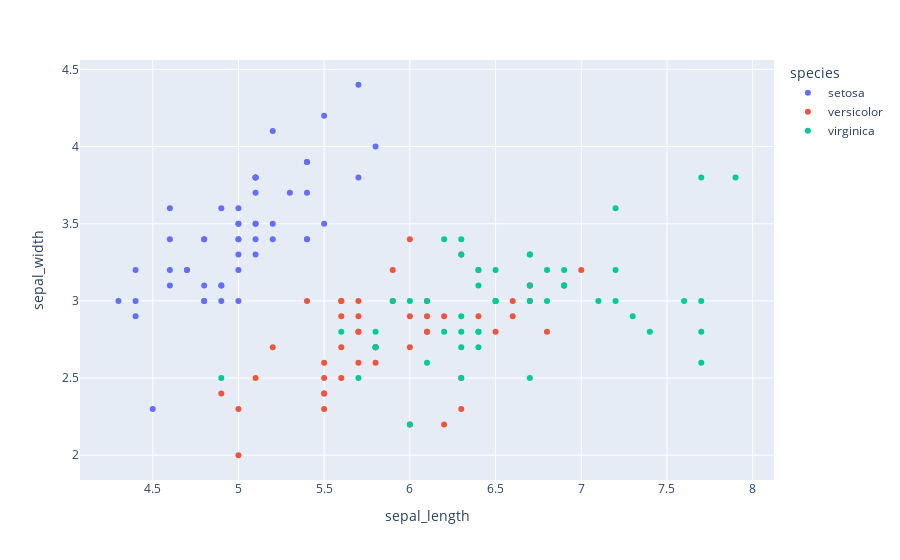

Notebook source saved alongside this figure:
### Markdown cell above
## **1. Scatter plot**

### Code cell
# scatter plot
from matplotlib import scale


fig1=px.scatter(df, x='sepal_length',y='sepal_width', color='species')
fig1.show()
# save the plot
fig1.write_image('./outputs/01_scatter_plot.png', scale=3)

### Figure 1 — Plotly figure (JSON) as saved in the notebook; plotly's stock layout.template omitted (floating-point values rounded to 4 significant figures)
{"data": [{"hovertemplate": "species=setosa<br>sepal_length=%{x}<br>sepal_width=%{y}<extra></extra>", "legendgroup": "setosa", "marker": {"color": "#636efa", "symbol": "circle"}, "mode": "markers", "name": "setosa", "orientation": "v", "showlegend": true, "type": "scatter", "x": [5.1, 4.9, 4.7, 4.6, 5, 5.4, 4.6, 5, 4.4, 4.9, 5.4, 4.8, 4.8, 4.3, 5.8, 5.7, 5.4, 5.1, 5.7, 5.1, 5.4, 5.1, 4.6, 5.1, 4.8, 5, 5, 5.2, 5.2, 4.7, 4.8, 5.4, 5.2, 5.5, 4.9, 5, 5.5, 4.9, 4.4, 5.1, 5, 4.5, 4.4, 5, 5.1, 4.8, 5.1, 4.6, 5.3, 5], "xaxis": "x", "y": [3.5, 3, 3.2, 3.1, 3.6, 3.9, 3.4, 3.4, 2.9, 3.1, 3.7, 3.4, 3, 3, 4, 4.4, 3.9, 3.5, 3.8, 3.8, 3.4, 3.7, 3.6, 3.3, 3.4, 3, 3.4, 3.5, 3.4, 3.2, 3.1, 3.4, 4.1, 4.2, 3.1, 3.2, 3.5, 3.6, 3, 3.4, 3.5, 2.3, 3.2, 3.5, 3.8, 3, 3.8, 3.2, 3.7, 3.3], "yaxis": "y"}, {"hovertemplate": "species=versicolor<br>sepal_length=%{x}<br>sepal_width=%{y}<extra></extra>", "legendgroup": "versicolor", "marker": {"color": "#EF553B", "symbol": "circle"}, "mode": "markers", "name": "versicolor", "orientation": "v", "showlegend": true, "type": "scatter", "x": [7, 6.4, 6.9, 5.5, 6.5, 5.7, 6.3, 4.9, 6.6, 5.2, 5, 5.9, 6, 6.1, 5.6, 6.7, 5.6, 5.8, 6.2, 5.6, 5.9, 6.1, 6.3, 6.1, 6.4, 6.6, 6.8, 6.7, 6, 5.7, 5.5, 5.5, 5.8, 6, 5.4, 6, 6.7, 6.3, 5.6, 5.5, 5.5, 6.1, 5.8, 5, 5.6, 5.7, 5.7, 6.2, 5.1, 5.7], "xaxis": "x", "y": [3.2, 3.2, 3.1, 2.3, 2.8, 2.8, 3.3, 2.4, 2.9, 2.7, 2, 3, 2.2, 2.9, 2.9, 3.1, 3, 2.7, 2.2, 2.5, 3.2, 2.8, 2.5, 2.8, 2.9, 3, 2.8, 3, 2.9, 2.6, 2.4, 2.4, 2.7, 2.7, 3, 3.4, 3.1, 2.3, 3, 2.5, 2.6, 3, 2.6, 2.3, 2.7, 3, 2.9, 2.9, 2.5, 2.8], "yaxis": "y"}, {"hovertemplate": "species=virginica<br>sepal_length=%{x}<br>sepal_width=%{y}<extra></extra>", "legendgroup": "virginica", "marker": {"color": "#00cc96", "symbol": "circle"}, "mode": "markers", "name": "virginica", "orientation": "v", "showlegend": true, "type": "scatter", "x": [6.3, 5.8, 7.1, 6.3, 6.5, 7.6, 4.9, 7.3, 6.7, 7.2, 6.5, 6.4, 6.8, 5.7, 5.8, 6.4, 6.5, 7.7, 7.7, 6, 6.9, 5.6, 7.7, 6.3, 6.7, 7.2, 6.2, 6.1, 6.4, 7.2, 7.4, 7.9, 6.4, 6.3, 6.1, 7.7, 6.3, 6.4, 6, 6.9, 6.7, 6.9, 5.8, 6.8, 6.7, 6.7, 6.3, 6.5, 6.2, 5.9], "xaxis": "x", "y": [3.3, 2.7, 3, 2.9, 3, 3, 2.5, 2.9, 2.5, 3.6, 3.2, 2.7, 3, 2.5, 2.8, 3.2, 3, 3.8, 2.6, 2.2, 3.2, 2.8, 2.8, 2.7, 3.3, 3.2, 2.8, 3, 2.8, 3, 2.8, 3.8, 2.8, 2.8, 2.6, 3, 3.4, 3.1, 3, 3.1, 3.1, 3.1, 2.7, 3.2, 3.3, 3, 2.5, 3, 3.4, 3], "yaxis": "y"}], "layout": {"legend": {"title": {"text": "species"}, "tracegroupgap": 0}, "margin": {"t": 60}, "xaxis": {"anchor": "y", "domain": [0, 1], "title": {"text": "sepal_length"}}, "yaxis": {"anchor": "x", "domain": [0, 1], "title": {"text": "sepal_width"}}}}
